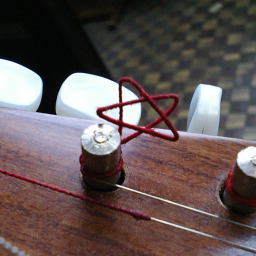
#> input picture kcrt.jpg, 256 x 256 px
$ python -i phomemo_t02.py   (imports and definitions only)
#> lines starting #> are read from the running program, lines starting #| are printed output that depends on the picture; after the words box and inside, x2 and y2 are one past the last pixel; in counts of white or black regions, pixels touching at a corner belong together
#> further down, picture is the input picture: PIL image 256x256 RGB; mean R, G, B 97.5, 83.8, 83.1
#!/usr/bin/env -S uv run
# -*- coding: utf-8 -*-
# /// script
# requires-python = ">=3.14"
# dependencies = [
#     "bleak",
#     "pillow",
# ]
# ///
"""
Phomemo T02 (BLE) minimal driver.

Usage:
    ./phomemo_t02.py image path/to/picture.png
    ./phomemo_t02.py text  "印字したい文字列"
    ./phomemo_t02.py image logo.png --width=30mm
    ./phomemo_t02.py scan

引数を省略するか "-" を渡すと stdin から読む:
    fortune | ./phomemo_t02.py text

詳細は --help / --debug を参照。
"""

from __future__ import annotations

import argparse
import asyncio
import contextlib
import io
import re
import sys
from collections.abc import AsyncIterator, Callable
from pathlib import Path

from PIL import Image, ImageDraw, ImageFont, ImageOps
from bleak import BleakClient, BleakScanner
from bleak.backends.device import BLEDevice
from bleak.backends.scanner import AdvertisementData

# ---------------------------------------------------------------- BLE / device

DEVICE_NAME_PREFIX = "T02"
CHAR_WRITE = "0000ff02-0000-1000-8000-00805f9b34fb"
CHAR_NOTIFY = "0000ff03-0000-1000-8000-00805f9b34fb"

WIDTH_DOTS = 384
BYTES_PER_LINE = WIDTH_DOTS // 8  # 48
MAX_LINES_PER_BLOCK = 255

DOTS_PER_MM = 8  # 203dpi。384 dots = 48mm の印字幅と一致する。

# 以下 2 つは T02 実機の実測値 (2026-08-11)。
# 「A を印字 → ESC d 10 → B を印字 → ESC d 80」の 1 枚を出して、
# A/B 間と B/カッター間をノギスで測り、逆算した。別個体で紙送り量が
# 合わない場合はここだけ調整すればよい。
FEED_UNIT_DOTS = 20            # ESC d n の 1 単位 = 20 dots = 2.5mm

# 印字終了後、最終行がカッターバーを越えるまで送る量。15mm で最終行の
# 8mm 先にカッターが来たので、10mm で約 3mm 手前になる。逆算すると
# ヘッド〜カッターバーは約 9mm。減らしすぎると印字がカッターに届かず、
# 切り取っても文字が本体側に残る。
TEAR_OFF_FEED_MM = 10

# 印字速度の実測は約 38 lines/s (164 行の途中 119 行目で切断した回から逆算)。
# 待ち足りないと末尾が黙って欠落するだけで、待ちすぎても損は数秒なので
# 安全側に倒してある。
PRINT_LINES_PER_SEC = 25
DISCONNECT_MARGIN_SEC = 2.0

SCAN_TIMEOUT_SEC = 15.0

ESC = b"\x1b"
GS = b"\x1d"
US = b"\x1f"

# --------------------------------------------------------------------- output

DEBUG = False


# [4 lines left out: function log, not called in this run]


def step(message: str) -> None:
    """処理の区切り。進捗ドットと同じ行に続けるので改行しない。"""
    print(message, end="", flush=True)


# [8 lines left out: function tick, not called in this run]


def done(message: str = "") -> None:
    """進捗行を閉じる。"""
    print(f" {message}" if message else "", flush=True)


# [21 lines not run here, left out]


# ------------------------------------------------------------------- commands


# [53 lines left out: functions cmd_header, cmd_footer, cmd_feed, cmd_raster, not called in this run]


# --------------------------------------------------------------- image → bits


def image_to_raster(
    img: Image.Image, width_dots: int = WIDTH_DOTS
) -> tuple[bytes, int]:
    """アスペクト比を保って width_dots 幅に合わせ、1bit 化する。

    拡大も行う。以前は縮小のみで、小さい画像は原寸のまま左に寄るだけ
    だった。width_dots が用紙幅より狭い場合は右側を白で埋める
    (ESC a 0 = 左寄せ設定に合わせる)。

    プリンタは bit=1 で黒く焼くが、PIL の "1" モードは 1 が白なので、
    量子化の前に輝度を反転させる。
    """
#> called with width_dots = 384
    img = img.convert("L")
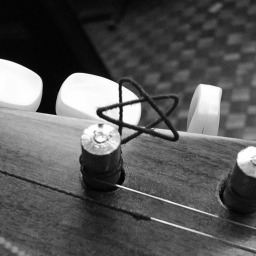
#> img: PIL image 256x256 L; min 0, max 255, mean 87.8
    height = max(1, round(img.height * width_dots / img.width))
#> height = 384
    img = img.resize((width_dots, height), Image.LANCZOS)
#> img: PIL image 384x384 L

    if width_dots < WIDTH_DOTS:
        canvas = Image.new("L", (WIDTH_DOTS, height), 255)
        canvas.paste(img, (0, 0))
        img = canvas

    bw = ImageOps.invert(img).convert("1")  # Floyd–Steinberg dithering
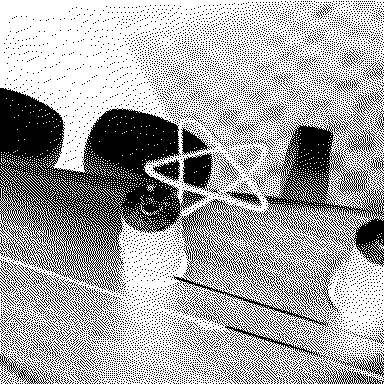
#> bw: PIL image 384x384 1; 65.6% white; 9051 black regions (8983 under 20 px), largest, box (x1, y1, x2, y2) and area: (0, 88, 207, 292) 18337, (173, 113, 384, 332) 11186, (214, 300, 329, 367) 812
    return bw.tobytes(), bw.height


AnyFont = ImageFont.FreeTypeFont | ImageFont.ImageFont

# 欧文は空白で、CJK は任意の字間で折り返せる。全角記号・かなも 1 字単位。
_CJK = "　-ヿ㐀-䶿一-鿿＀-￯"
_TOKEN_RE = re.compile(f"[{_CJK}]|[^{_CJK}\\s]+|\\s+")


# [75 lines left out: functions _split_oversized, wrap_to_width, text_to_image, _load_cjk_font, not called in this run]


# ------------------------------------------------------------------ transport


# [95 lines not run here, left out]


# ----------------------------------------------------------------------- main


STDIN_MARKER = "-"
MAX_WIDTH_MM = WIDTH_DOTS / DOTS_PER_MM


# [20 lines left out: function parse_width, not called in this run]


def _read_bytes(source: str) -> bytes:
    return sys.stdin.buffer.read() if source == STDIN_MARKER else Path(source).read_bytes()


def _read_text(source: str) -> str:
    return sys.stdin.read() if source == STDIN_MARKER else source


# [16 lines left out: function build_parser, not called in this run]


# [29 lines not run here, left out]

>>> from PIL import Image
>>> picture = Image.open('../kcrt.jpg')
>>> result = image_to_raster(picture)
